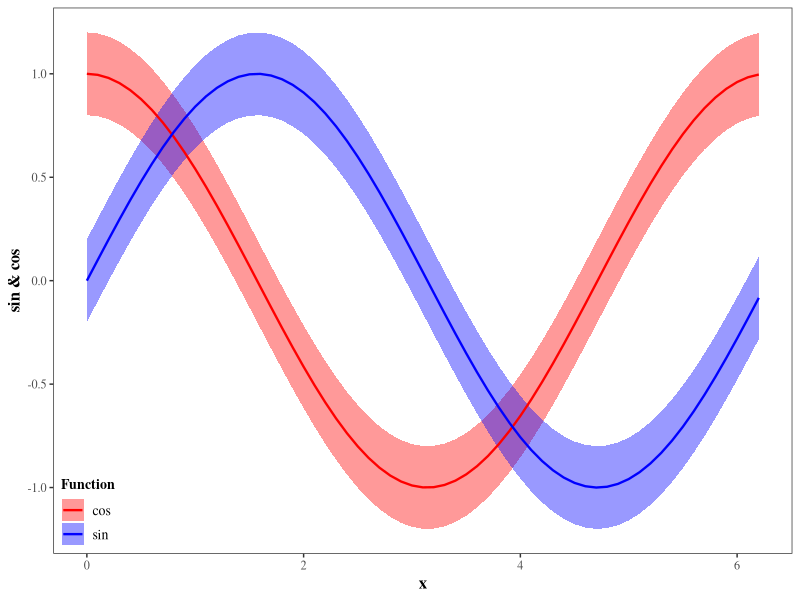
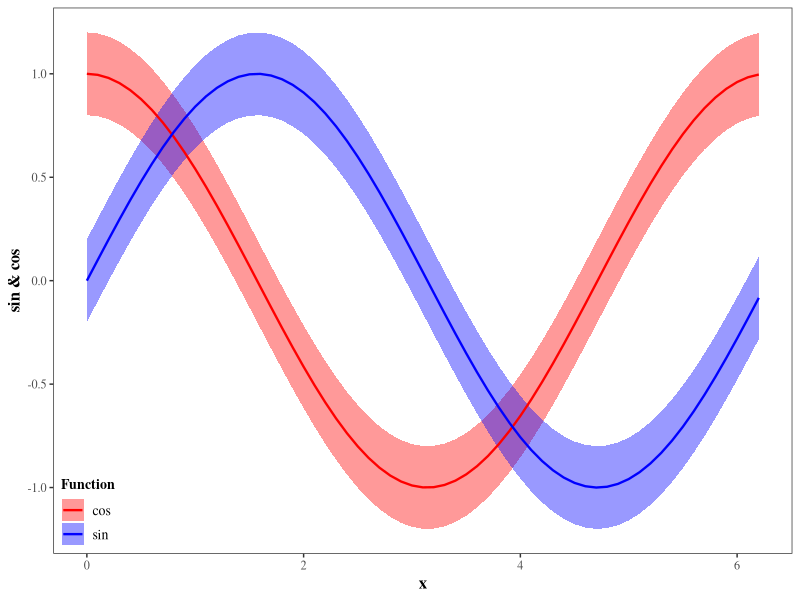

These charts were generated, in order, by the following R code:
###############################################################################
# ggplot2: draw confidence bands and set color manually
###############################################################################

# install.packages("ggplot2")
library(ggplot2)

# =============================================================================
# Create fake data
# =============================================================================
# Note that this is fake data,
# this is not the way to statistically compute confidence intervals.
x <- seq(from = 0, to = 2*pi, by = 0.1)
my.data <- data.frame(x        = rep(x,2),
                      sin.cos  = c(sin(x),cos(x)),
                      lowerCI  = c(sin(x),cos(x)) - 0.2,
                      upperCI  = c(sin(x),cos(x)) + 0.2,
                      Function = rep(c("sin","cos"), each = 63))

# =============================================================================
# Plot
# =============================================================================
my_plot <- 
  ggplot(my.data, 
         aes(x = x, 
             y = sin.cos)) +
  # plot CI-s as a ribbon arround each line
  geom_ribbon(aes(ymin = lowerCI, 
                  ymax = upperCI, 
                  fill = Function), 
              alpha = 0.4) +
  # set manually the fill color for ribbons
  scale_fill_manual(name = 'Function',
                    breaks = c('cos', 'sin'),
                    values = c('cos' = 'red',
                               'sin' = 'blue')) +
  # add the lines on top of CI ribbons
  geom_line(aes(color = Function), 
            lwd = .8, 
            linetype = 'solid') +
  # set manually the color of the lines
  scale_color_manual(name = 'Function',
                     breaks = c('cos', 'sin'),
                     values = c('cos' = 'red',
                                'sin' = 'blue')) +
  # NOTE: to set the order in legend as desired one needs to mention that in breaks=c()
  # set axis labels
  labs(x = "x", 
       y = "sin & cos") +
  # theme without the default gray ggplot2 backgound
  theme_bw() +
  # adjust some theme components
  theme(panel.grid = element_blank(), # eliminate default grids
        # set font family for all text within the plot ("serif" should work as "Times New Roman")
        # note that this can be overridden with other adjustment functions below
        text = element_text(family = "serif"),
        # adjust text in X-axis title
        axis.title.x = element_text(size = 12, face = "bold"),
        # adjust text in Y-axis title
        axis.title.y = element_text(size = 12, face = "bold"),
        # adjust legend title appearance
        legend.title = element_text(size = 10, face = "bold"),
        # adjust legend label appearance
        legend.text = element_text(size = 10),
        # don't draw legend box (check element_rect() for borders and backgrounds)
        legend.background = element_blank(),
        # Put lower-left corner of legend box in lower-left corner of graph
        # Note that the numeric position in legend.position below is relative to the entire area, 
        # including titles and labels, not just the plotting area
        legend.justification = c(0,0),
        legend.position = c(0,0))

# Save as png
ggsave(filename = "gallery/colored_confidence_bands.png",
       plot = my_plot, 
       width = 10, height = 8, units = "cm", dpi = 75)
# Save as pdf
ggsave(filename = "gallery/colored_confidence_bands.pdf",
       plot = my_plot, 
       width = 10, height = 8, units = "cm")